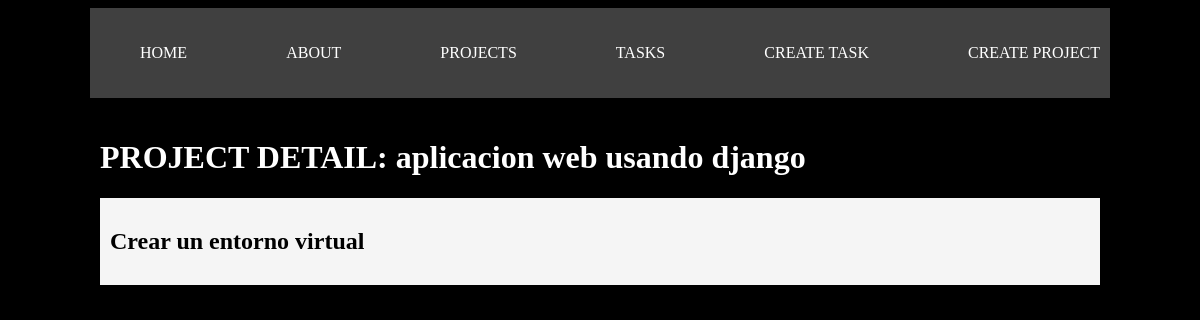
The app's page /projects/2, older data.
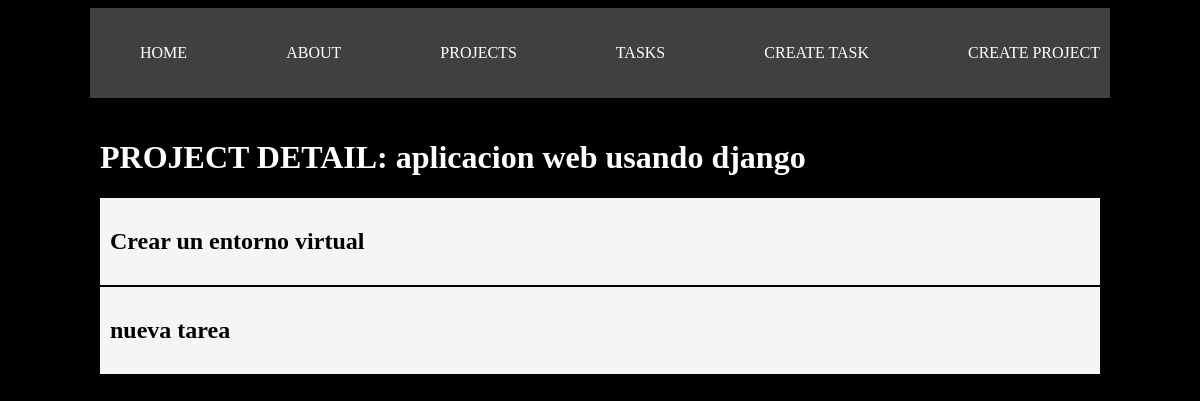
The same page, newer data.
### myapp/models.py (models this page shows, shortened)
class Task(models.Model):
    title = models.CharField(max_length=200)
    description = models.TextField()
    project = models.ForeignKey(Project, on_delete=models.CASCADE)
    done = models.BooleanField(default=False)

### myapp/views.py (the view)
# urls.py: path('projects/<int:id>', views.project_detail, name='project_detail'),
def project_detail(request, id):
    project = get_object_or_404(Project, id=id)
    tasks = Task.objects.filter(project_id=id)
    return render(request, 'projects/detail.html', {
        'project': project,
        'tasks': tasks
    })

### myapp/models.py (called while the page is built)
    def __str__(self) -> str:  # muestra el nombre en lista de admin
        return self.name

### myapp/templates/projects/detail.html
{% extends 'layout/base.html' %}
{% block content %}
<h1>PROJECT DETAIL: {{project}}</h1>
{% for task in tasks %}
<div class="cardone">
    <h2>{{task.title}}</h2>
</div>
{% endfor %}
{% endblock %}

Row changes from the older to the newer data that the page shows:
added Task: title "nueva tarea"
